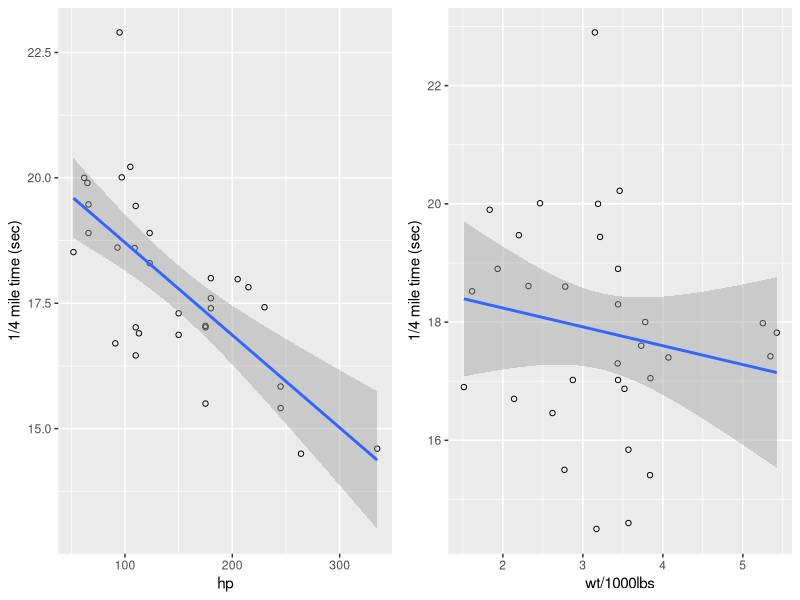

Write R code to recreate this figure.
## ---- chunk 1
library(ggplot2)
library(gridExtra)

plot1 <- ggplot(mtcars, aes(x=hp, y=qsec)) + geom_point(shape=1) +
        scale_colour_hue(l=50) + # Use a slightly darker palette than normal
        geom_smooth(method=lm, fullrange=TRUE) + # Add linear regression lines
        theme(legend.title=element_blank()) +
        ylab("1/4 mile time (sec)")
        
plot2 <- ggplot(mtcars, aes(x=wt, y=qsec)) + geom_point(shape=1) +
        scale_colour_hue(l=50) + # Use a slightly darker palette than normal
        geom_smooth(method=lm, fullrange=TRUE)  + # Add linear regression lines
        theme(legend.title=element_blank()) +
        xlab("wt/1000lbs") +
        ylab("1/4 mile time (sec)")
                    

grid.arrange(plot1, plot2, ncol=2)
## ---- chunk 2
fit1 <- lm(qsec~hp + wt, data = mtcars)
## ---- chunk 3
predict(fit1, data.frame(hp = 200, wt = 2),
        interval = "prediction")
